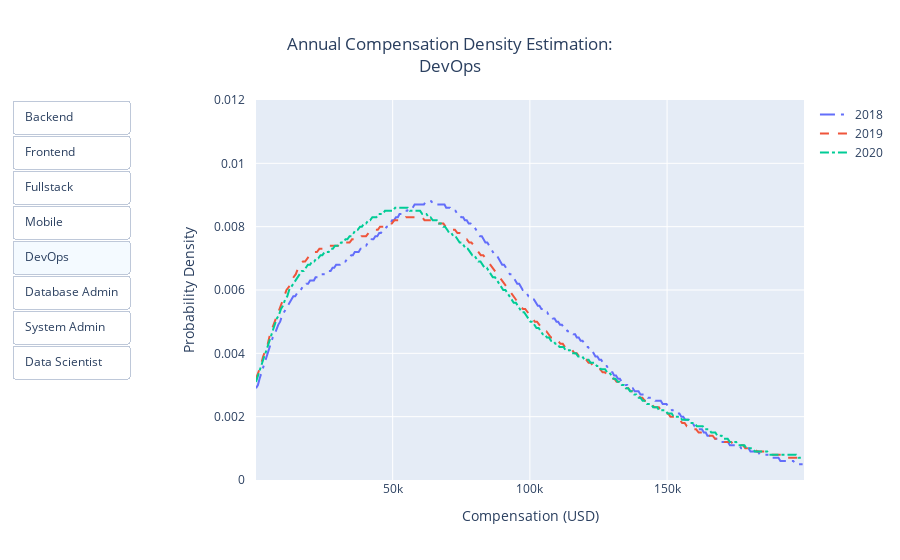

Notebook cell for this chart:
### Code cell
fig_dict = {
    "data": [],
    "layout": {},
    "frames": []
}

# initial plot
initial_devtype = list(selected_dev_type_columns.keys())[0]
initial_plot_df = compensation_dev_type_df[compensation_dev_type_df[initial_devtype] == 1]

fig = create_kde_per_devtype(initial_plot_df)

fig_dict['data'] = fig.data
fig_dict['layout'] = fig.layout

# frames
steps = []
for i, dev_type in enumerate(selected_dev_type_columns):
    if i>7: break
    frame = {"name": dev_type}
    
    dev_type_compensation = compensation_dev_type_df[(compensation_dev_type_df[dev_type] == 1)]

    fig = create_kde_per_devtype(dev_type_compensation)
    fig = update_kde_layout(fig, dev_type)

    frame['data'] = fig.data
    frame['layout'] = fig.layout

    fig_dict["frames"].append(frame)

    slider_step = {
        "label": selected_dev_type_columns[dev_type],
        "method": "animate",
        "args": [
            [dev_type],
            {"frame": {"duration": 300, "redraw": True},
             "mode": "immediate",
             "transition": {"duration": 300}}
        ],
    }
    steps.append(slider_step)

fig_dict['layout']["updatemenus"] = [dict(
    type="buttons",
    pad={"r": 100, },#"t": -80},
    buttons=steps
)]

fig = go.Figure(fig_dict)
fig = update_kde_layout(fig, initial_devtype)

fig.show()

### Figure 1 — Plotly figure (JSON) as saved in the notebook; plotly's stock layout.template omitted (floating-point values rounded to 4 significant figures; data arrays with more than 128 entries replaced by an {"elided": "..."} marker saying what was removed)
{"data": [{"hovertemplate": "Compensation: %{x}", "line": {"dash": "longdashdot"}, "name": "2018", "type": "scatter", "x": {"elided": "294 float values"}, "y": {"elided": "294 float values"}}, {"hovertemplate": "Compensation: %{x}", "line": {"dash": "dash"}, "name": "2019", "type": "scatter", "x": {"elided": "235 float values"}, "y": {"elided": "235 float values"}}, {"hovertemplate": "Compensation: %{x}", "line": {"dash": "dashdot"}, "name": "2020", "type": "scatter", "x": {"elided": "264 float values"}, "y": {"elided": "264 float values"}}], "layout": {"autosize": true, "title": {"text": "Annual Compensation Density Estimation:<br>DevOps", "x": 0.5, "xanchor": "center", "yanchor": "top"}, "updatemenus": [{"active": 4, "buttons": [{"args": [["Developer, back-end"], {"frame": {"duration": 300, "redraw": true}, "mode": "immediate", "transition": {"duration": 300}}], "label": "Backend", "method": "animate"}, {"args": [["Developer, front-end"], {"frame": {"duration": 300, "redraw": true}, "mode": "immediate", "transition": {"duration": 300}}], "label": "Frontend", "method": "animate"}, {"args": [["Developer, full-stack"], {"frame": {"duration": 300, "redraw": true}, "mode": "immediate", "transition": {"duration": 300}}], "label": "Fullstack", "method": "animate"}, {"args": [["Developer, mobile"], {"frame": {"duration": 300, "redraw": true}, "mode": "immediate", "transition": {"duration": 300}}], "label": "Mobile", "method": "animate"}, {"args": [["DevOps specialist"], {"frame": {"duration": 300, "redraw": true}, "mode": "immediate", "transition": {"duration": 300}}], "label": "DevOps", "method": "animate"}, {"args": [["Database administrator"], {"frame": {"duration": 300, "redraw": true}, "mode": "immediate", "transition": {"duration": 300}}], "label": "Database Admin", "method": "animate"}, {"args": [["System administrator"], {"frame": {"duration": 300, "redraw": true}, "mode": "immediate", "transition": {"duration": 300}}], "label": "System Admin", "method": "animate"}, {"args": [["Data scientist or machine learning specialist"], {"frame": {"duration": 300, "redraw": true}, "mode": "immediate", "transition": {"duration": 300}}], "label": "Data Scientist", "method": "animate"}], "pad": {"r": 100}, "type": "buttons"}], "xaxis": {"autorange": true, "range": [0.2, 199.9], "ticksuffix": "k", "title": {"text": "Compensation (USD)"}, "type": "linear"}, "yaxis": {"range": [0, 0.012], "tickcolor": "white", "ticklen": 8, "ticks": "outside", "title": {"text": "Probability Density"}, "type": "linear", "zeroline": false}}}
